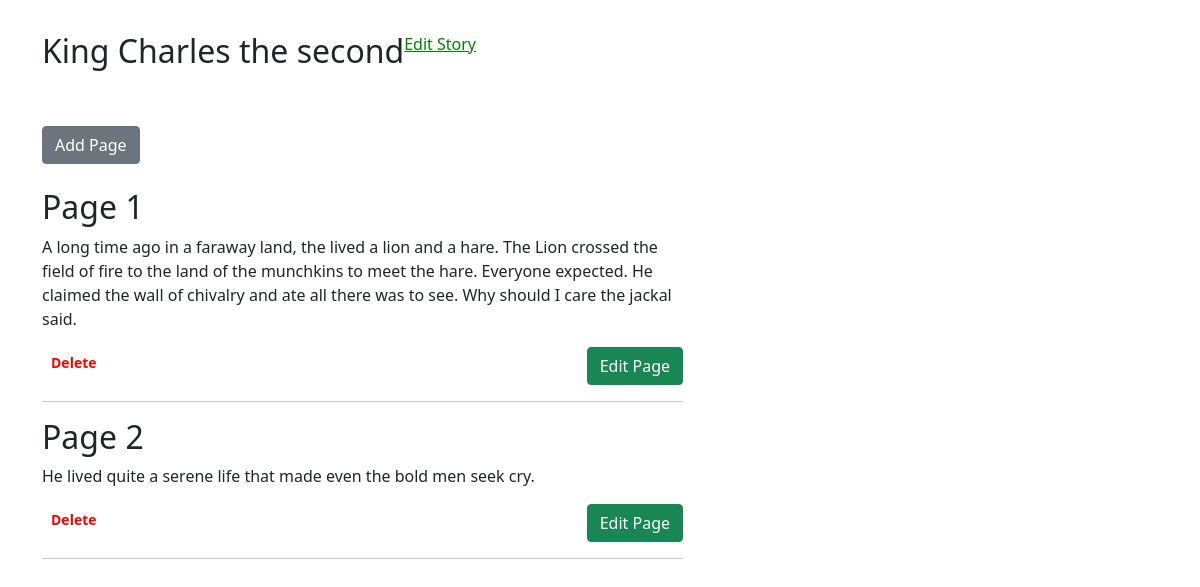
/detail/1, run on the app's committed database.
### main.py (models this page shows)
class Stories(db.Model):
    __tablename__ = 'stories'
    id = db.Column(db.Integer, primary_key=True, nullable=False)
    name = db.Column(db.String(200), nullable=False)
    image = db.Column(db.String(300), nullable=False)
    genre = db.Column(db.String(30), nullable=False)
    sub_genre = db.Column(db.String(120), nullable=True)
    story_details = db.relationship('StoryDetails', backref='stories')

class StoryDetails(db.Model):
    __tablename__ = 'details'
    id = db.Column(db.Integer, primary_key=True, nullable=False)
    title = db.Column(db.String(20))
    story = db.Column(db.String(1000))
    image = db.Column(db.String(300),  nullable=True)
    story_id = db.Column(db.Integer,  db.ForeignKey('stories.id'))

### main.py (the view)
@app.route('/detail/<int:id>')
def detail(id):
    stories = StoryDetails.query.filter_by(story_id=id).all()
    story_name = Stories.query.get(id)
    data = []
    index = 1
    for i in stories:
        story_soup = BeautifulSoup(i.story, 'html.parser')
        data.append({
            'index': index,
            'id': i.id,
            'title': i.title,
            'image': i.image,
            'story': story_soup.get_text()
        })
        index += 1
    print(data)
    rata = jsonify({'data': data})
    return render_template('index.html', details=data, story_id=id, story_name=story_name.name)

### templates/index.html (shortened to what this page needs)
<!DOCTYPE html>
<html lang="en">
{% include 'head.html' %}
<head>
</head>
<body>
<section id="main">
  <div class="container">
    <div class="row" style="padding: 2rem 0 0 0">
      <div class="col-lg-7">
        <div class="title d-flex">
          <h2>{{story_name}}</h2>
          <a href="{{url_for('edit_story', id=story_id)}}" style="color:green;"><p>Edit Story</p></a>
        </div><br><br>
        <a href="{{url_for('add_new_post', id=story_id)}}"><button onclick="addPage()" class="btn btn-rounded btn-secondary">Add Page</button></a>
        <div class="edit_elements"><br>
          {% for detail in details%}
          <div>
            <h2>Page {{detail.index}}</h2>
            <p>{{detail.story}}</p>
            <div class="d-flex  justify-content-between">
              <a href="{{url_for('delete_page', id=detail.id, story_id=story_id)}}"><button class="btn btn-sm float-left" style="font-weight: bold; color:red;">Delete</button></a>
              <a href="{{url_for('edit_post', id=detail.id, story_id=story_id)}}">
                <button class="btn btn-md btn-success float-right">Edit Page</button></a>
            </div>
          </div>
          <hr>
          {% endfor %}
        </div>
      </div>
      <div class="col-lg-5">
        </div>
      </div>
    </div>
</section>
</body>
</html>

### templates/head.html (shortened to what this page needs)
<head>
  <link href="https://cdn.jsdelivr.net/npm/bootstrap@5.1.3/dist/css/bootstrap.min.css" rel="stylesheet">
</head>

### data on the page
Stories: name "King Charles the second"
StoryDetails: index "1", story "A long time ago in a faraway land, the lived a lion and a hare. The Lion crossed the field of fire to the land of the munchkins to meet the hare. Everyone expected. He claimed the wall of chivalry and ate all there was to see. Why should I care the jackal said."
StoryDetails: index "2", story "He lived quite a serene life that made even the bold men seek cry."
